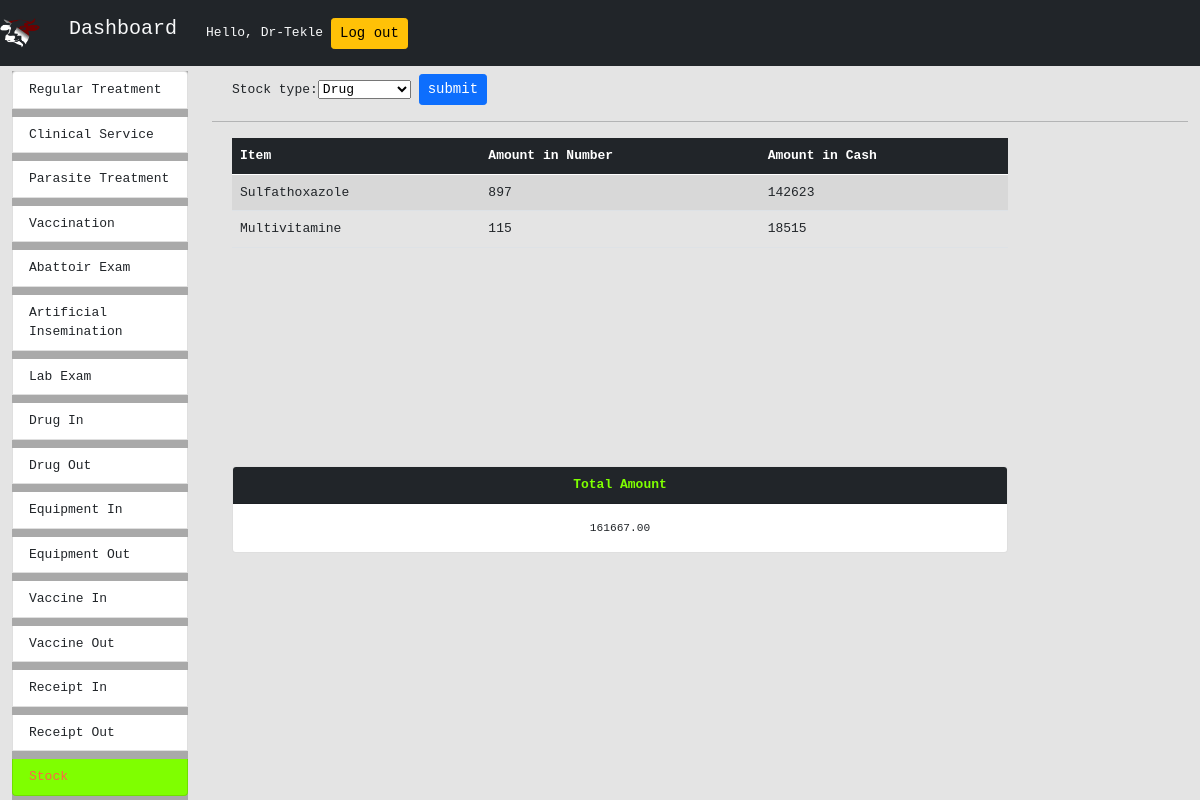
/dashboard/stock_summary/ (signed in), run on an earlier commit of the app's database.
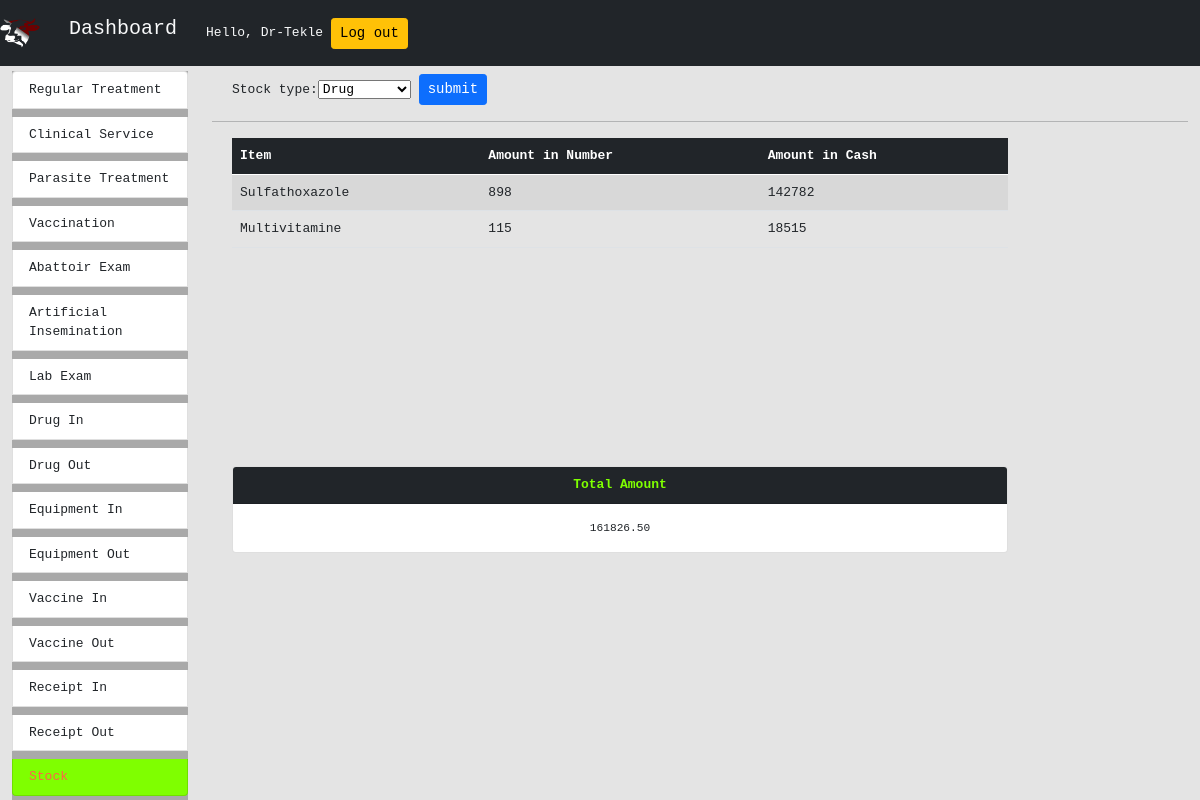
And on a later commit of the database.
### stock/models.py (models this page shows, shortened)
class DrugStock(models.Model):
    drug = models.ForeignKey(Drug, on_delete=models.CASCADE)
    quantity = models.PositiveIntegerField()

### registernewuser/models.py (models this page shows, shortened)
class Drug(models.Model):
    drug_type = models.CharField(max_length=100)
    stock_price = models.DecimalField(
        max_digits=8, decimal_places=2, default=000000.00)
    dis_price = models.DecimalField(
        max_digits=8, decimal_places=2, default=000000.00)
    dis_unit = models.CharField(max_length=50,default="ML")
    stock_unit = models.CharField(max_length=50,default="BOX")

### dashboard/views.py (the view, shortened to what this page needs)
# urls.py: path('stock_summary/',StockSummary.as_view(),name="stock_summary"),
class StockSummary(LoginRequiredMixin, View):
    login_url = "/"
    templateUrl = "dashboard/stock_summary.html"
    def get(self, request):
        stock_select_form = StockSelectForm()
        drug_stock = DrugStock.objects.all()
        total_price = sum([s.quantity * s.drug.stock_price for s in drug_stock])
        context = {
            "stock_type": "Drug",
            "stock": drug_stock,
            "total": total_price,
            "stock_select_form": stock_select_form,
        }
        return render(request, self.templateUrl, context)

### dashboard/forms.py
class StockSelectForm(forms.Form):
    stock_type = forms.ChoiceField(choices=[('Drug','Drug'),('Equipment','Equipment'),('Vaccine','Vaccine')],
                                    widget=forms.Select(attrs={'id':'stock_type'}))

### dashboard/templates/dashboard/stock_summary.html (shortened to what this page needs)
{% extends 'dashboard/main.html' %}
{% load static %} {% block title %} Dashboard {%endblock title %}
 {% block content %}
<div class="row m-2">
	<form action="" method="POST">
		{%csrf_token%} {{stock_select_form}}
		<input type="submit" value="submit" class="btn btn-sm btn-primary" />
	</form>
</div>
<hr />
<div class="row overflow-auto m-2" id="summary">
	<div class="col-md-10">
		<table class="table table-striped">
			<thead>
				{% if stock_type == "Equipment" %}
				<tr class="table-dark">
					<th scope="col">Item</th>
					<th scope="col">Amount in Number</th>
				</tr>
				{% else %}
				<tr class="table-dark">
					<th scope="col">Item</th>
					<th scope="col">Amount in Number</th>
					<th scope="col">Amount in Cash</th>
				</tr>
				{% endif %}
			</thead>
			{% for row in stock %}
			<tr>
				{% if stock_type == "Drug"%}
				<td>{{row.drug.drug_type}}</td>
				<td>{{row.quantity}}</td>
				<td>{% widthratio row.quantity 1 row.drug.stock_price%}</td>
				{% endif %}
			</tr>
			{% endfor %}
		</table>
	</div>
</div>
<div class="row overflow-auto m-2" id="summary">
	<div class="col-md-10">
		{% if stock_type == "Equipment" %}
		<div class="card">
			<div class="card-header bg-dark">Total Quantity</div>
			<div class="card-body">{{total}}</div>
		</div>
		{%else%}
		<div class="card">
			<div class="card-header bg-dark">Total Amount</div>
			<div class="card-body">{{total}}</div>
		</div>
		{% endif %}
	</div>
</div>
{% endblock content %}

What changed in the data, as far as the page shows it:
changed DrugStock "Sulfathoxazole": quantity "897" → "898"; quantity+drug "142623" → "142782"
Also different on the page:
{{ total }}: "161667.00" → "161826.50"
